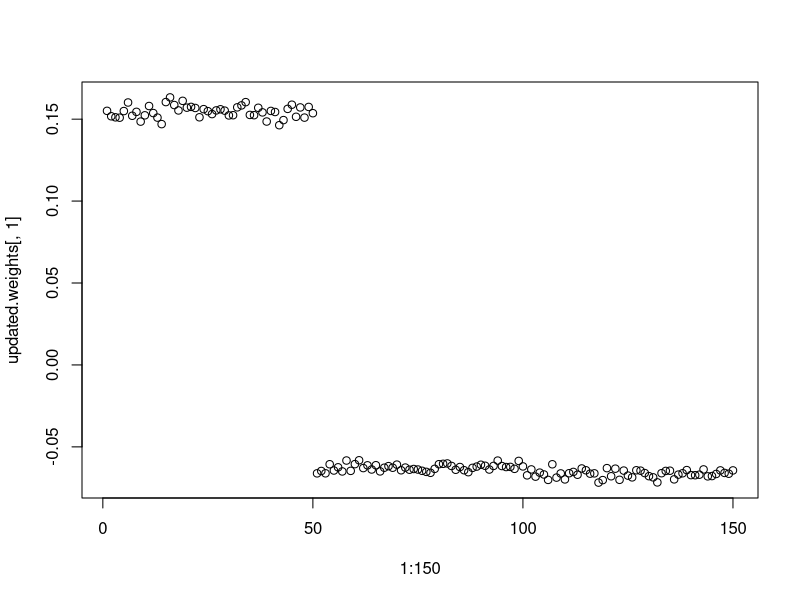

This chart was generated by the following R code: (Note: this script raises an error after producing the figure.)
rm(list=ls(all=TRUE))
#single-layer multi neuron classifier
x<-iris
x
colnames(x)
t1<-c(rep(1,50),rep(0,50),rep(0,50))#first target
t2<-c(rep(0,50),rep(1,50),rep(0,50))#second target
t3<-c(rep(0,50),rep(0,50),rep(1,50))#third target
eta=0.1#the learning rate

weights1<-list();weights2<-list(); weights3<-list(); weights4<-list()
#x1<-iris[,1];x2<-iris[,2];x3<-iris[,3];x4<-iris[,4]
#features<-list(x1<-iris[,1],x2<-iris[,2], x3<-iris[,3],x4<-iris[,4])

#generates random weights, initializes weights, random bias and activation
gneuron<-function(n){
  w<-runif(4, 1e-3, 1e-2)#random weights
  #w1=w[1];w2=w[2];w3=w[3];w4=w[4]#initiating weights
  b<-runif(1)#random bias
  x1<-iris[,1];x2<-iris[,2]; x3<-iris[,3]; x4<-iris[,4]
  z=x1*w[1] + x2*w[2] + x3*w[3] + x4*w[4] +b
  h<-list(z,w,b)
  return(h)
}
gneuron
#list of neurons with activation function
l.neurons<-lapply(1:3, function(x) gneuron(x))
names(l.neurons)<-c("z1","z2","z3")

#apply exponent function to all z
z1e<-exp(unlist(l.neurons[[1]][1]));z2e<-exp(unlist(l.neurons[[2]][[1]]));z3e<-exp(unlist(l.neurons[[3]][[1]]))
exp.act.list<-list(z1e,z2e,z3e)
exp.act.list
#computing y for each neuron
y1<-unlist(z1e)/(unlist(z1e)+unlist(z2e)+unlist(z3e));y2<-unlist(z2e)/(unlist(z1e)+unlist(z2e)+unlist(z3e));y3<-unlist(z3e)/(unlist(z1e)+unlist(z2e)+unlist(z3e))
y=cbind(unlist(y1),unlist(y2),unlist(y3))

e1=t1-y[,1]#calculates the error. Difference between the desired and predicted outpute1=t1-y[,1]
e2=t2-y[,2]
e3=t3-y[,3]

e<-cbind(e1,e2,e3)

#e<-as.data.frame(cbind(unlist(e1),unlist(e2),unlist(e3)))
#exp.list[1]/(exp.act.list[1]+exp.act.list[2]+exp.act.list[3])
#e=t1-unlist(y.list[1])

l.neurons[[1]]
l.neurons[[1]][[2]][[3]]
l.neurons[[1]][[3]]



X<-data.frame(unlist(l.neurons[[1]][[1]]), unlist(l.neurons[[2]][[1]]), unlist(l.neurons[[3]][[1]]))

df<-data.frame(x1=integer(), x2=integer(), x3=integer())      
updated.weights<-NULL
g<-NULL
sum.weights<-NULL
for (n in 1:3){
  for (r in 1:150){
    g<-rbind(g,prod(X[r,1], e[r,1]))
  }
  updated.weights<-cbind(updated.weights,g)
  g<-NULL
  sum.weights[n]<-sum(updated.weights[,n])
}

updated.weights
sum.weights

bias<-NULL
for(b in 1:3){
  
  bias<-append(bias,(-sum(e[,b])/150))
}
bias
plot(1:150, updated.weights[,1])





plot(1:10000,Dw ,ylim=c(-200,200), col="red", ylab= "weights", xlab="Epochs" )

# g1=lapply(unlist(features[[1]]),prod,-e)
# g2=lapply(unlist(features[[2]]),prod,-e)
# g3=lapply(unlist(features[[3]]),prod,-e)
# g4=lapply(unlist(features[[4]]),prod,-e)
# 
# w1=l.neurons[[2]][[2]][[1]] -eta * sum(unlist(g1))
# w2=l.neurons[[2]][[2]][[2]] -eta * sum(unlist(g2))
# w3=l.neurons[[2]][[2]][[3]] -eta * sum(unlist(g3))
# w4=l.neurons[[2]][[2]][[4]] -eta * sum(unlist(g4))
# 
# weights1[generation] <-w1
# weights2[generation] <-w2
# weights3[generation] <-w3
# weights4[generation] <-w4
# g.bias1 = -e1
# g.bias2 = -e2
# g.bias3 = -e3
# b = b - eta * sum(g.bias)
# bias.list[generation]<-b

# ncp<-length(which(abs(e) < 0.05))#number of predicted targets below erroe threshold
# tac<-ncp/100 #predicted target accuracy rate
# tacc[generation]<-tac
# }
# output<- data.frame(weights1=unlist(weights1), weights2=unlist(weights2),errors=unlist(bias.list))
# 
# #plotting changes of weights over epoch
# plot(1:1000,weights1, ylim=c(-200,200), col="red", ylab= "weights", xlab="Epochs" )
# lines(1:1000,weights2, col="blue")
# 
# #using weight and bias to predict species 
# l.bias<- as.numeric(bias.list[1000])
# fw1<-as.numeric(weights1[1000]); fw2<-as.numeric(weights2[1000])
# y=1/(1+exp(-(fw1*x1 + fw2 * x2 + l.bias)))
# round(y,1)
# 
# #target accuracy at each iteration
# plot(1:1000,tacc)
# 
# #classifing two species
# class.species<-function(){
#   sp0<-x[which(x$Species == "versicolor"),]
#   sp1<-x[which(x$Species == "virginica"),]
#   plot(sp0$Sepal.Length, sp0$Petal.Length, col="red", ylim = c(2.9,6.4), ylab = "Petal length", xlab="Sepal length")
#   points(sp1$Sepal.Length, sp1$Petal.Length, col="blue")
#   legend("topleft", legend = c("versicolor","virginica"), col=c("red","blue"),pch=1, horiz = F, cex = .8) 
#   slope=-(w1/w2);intercept=-b/w2
#   abline(slope,intercept)
# }
# class.species()
cat<-0;Dw<-list(); Dbias<-list()

dim(l.neurons)
sum(x[,1])
x[,1]
e
Dw
l.neurons[[1]][[1]]     
df<-data.frame(x1=integer(), x2=integer(), x3=integer())      
df<-lapply(1:3, function(dx){ 
  temp<-unlist(l.neurons[[1]])
  
  df<-cbind(df,temp)
  temp<-NULL
  
  
}
)
df<-lapply(1:3, function(dx) unlist(l.neurons[[1]]))
df

l.neurons
dx<-data.frame()
dx
for (i in 1:3){
  dx<-cbind(dx, unlist(l.neurons[[i]][[1]]))
}
#Z<-data.frame(unlist(l.neurons[[1]][[1]]), unlist(l.neurons[[2]][[1]]), unlist(l.neurons[[3]][[1]]))
#Z

#df<-data.frame(x1=integer(), x2=integer(), x3=integer())  